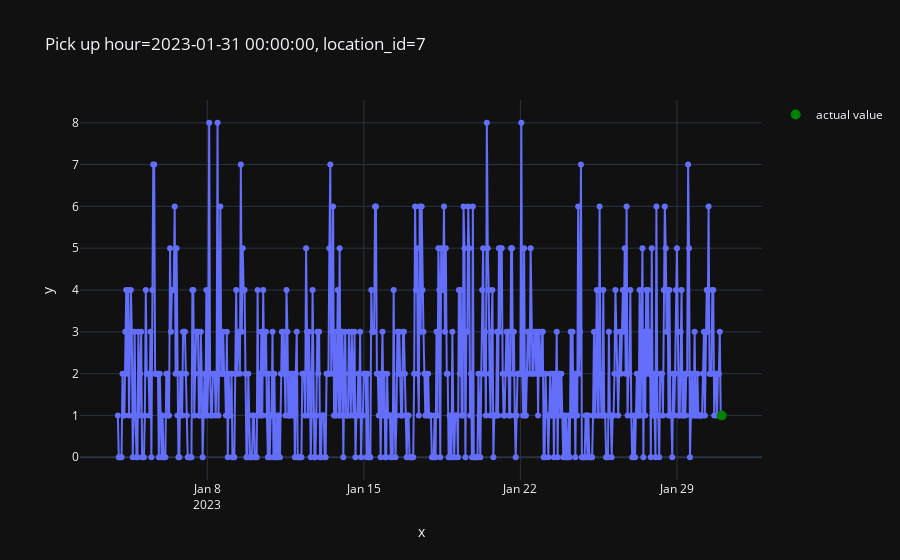

Source (notebook cell):
### Code cell
plot_one_sample(
    example_id=7,
    features=features,
    targets=targets,
)

### Figure 1 — Plotly figure (JSON) as saved in the notebook; plotly's stock layout.template omitted (floating-point values rounded to 4 significant figures; data arrays with more than 128 entries replaced by an {"elided": "..."} marker saying what was removed)
{"data": [{"hovertemplate": "x=%{x}<br>y=%{y}<extra></extra>", "legendgroup": "", "line": {"color": "#636efa", "dash": "solid"}, "marker": {"symbol": "circle"}, "mode": "markers+lines", "name": "", "orientation": "v", "showlegend": false, "type": "scatter", "x": {"elided": "649 str values"}, "xaxis": "x", "y": {"elided": "649 int values"}, "yaxis": "y"}, {"line": {"color": "green"}, "marker": {"size": 10}, "mode": "markers", "name": "actual value", "type": "scatter", "x": ["2023-01-31T00:00:00"], "y": [1]}], "layout": {"legend": {"tracegroupgap": 0}, "title": {"text": "Pick up hour=2023-01-31 00:00:00, location_id=7"}, "xaxis": {"anchor": "y", "domain": [0, 1], "title": {"text": "x"}}, "yaxis": {"anchor": "x", "domain": [0, 1], "title": {"text": "y"}}}}
